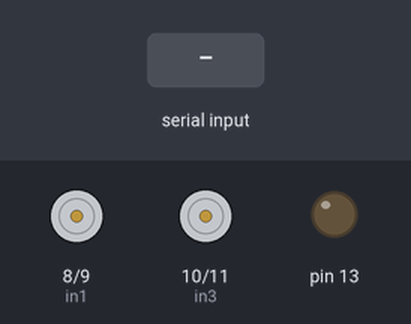
Simulated run of this sketch. Board: Arduino Uno, built with avr-gcc and run on an emulated ATmega328P. Parts: motor-driver pin pairs drawn as motors (green arrow = first pin HIGH = forward, orange = second pin HIGH = backward, longer = more drive), output pins drawn as LEDs (lit = HIGH). The inputs (shaded band) are chosen by the test bench.

Above: at 1.2 s.
1.3 s: "A" received over Serial
At 2.5 s:
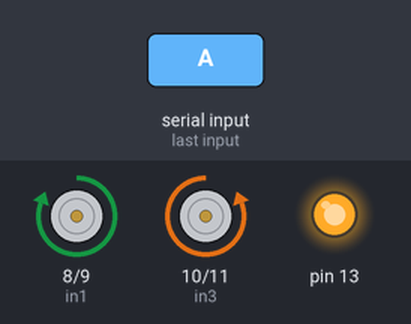
2.8 s: "D" received over Serial
At 3.6 s:
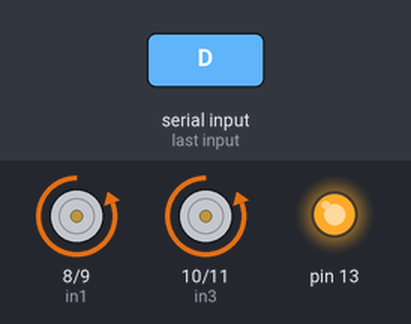
4.3 s: "B" received over Serial
At 4.8 s:
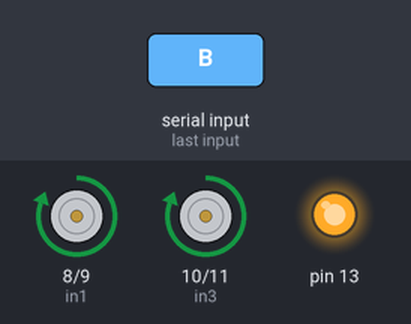
5.8 s: "C" received over Serial
At 7.1 s:
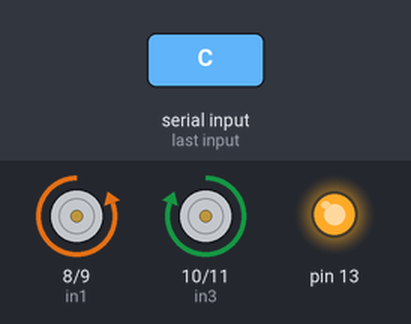
Timing chart, 0 to 8.3 s (numbered marks = the images above; inputs shaded):
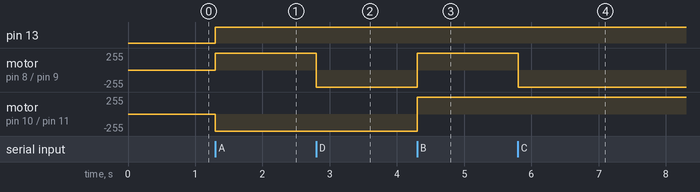

The sketch:

RcCar.ino
```cpp
// change the pinouts to the ones you are using;
#define in1 8
#define in2 9
#define in3 10
#define in4 11

char WheelMovement;

void setup() {
  pinMode(in1, OUTPUT);
  pinMode(in2, OUTPUT);
  pinMode(in3, OUTPUT);
  pinMode(in4, OUTPUT);
  pinMode(13, OUTPUT);
  Serial.begin(9600);  //Set the baud rate to your Bluetooth module.
}

void loop() {
  if (Serial.available() > 0) {
    WheelMovement = Serial.read();   // <-- Update only when data arrives
  }


switch (WheelMovement) {
    case 'A':

      digitalWrite(13, HIGH);
      digitalWrite(in1, HIGH);
      digitalWrite(in2, LOW);
      digitalWrite(in3, LOW);
      digitalWrite(in4, HIGH);
      break;

    case 'D':
      digitalWrite(in1, LOW);
      digitalWrite(in2, HIGH);
      digitalWrite(in3, LOW);
      digitalWrite(in4, HIGH);
      break;

    case 'B':
      digitalWrite(in1, HIGH);
      digitalWrite(in2, LOW);
      digitalWrite(in3, HIGH);
      digitalWrite(in4, LOW);
      break;

    case 'C':
      digitalWrite(in1, LOW);
      digitalWrite(in2, HIGH);
      digitalWrite(in3, HIGH);
      digitalWrite(in4, LOW);
      break;

  }
}
```

Measured:
- after the input at 1.3 s, pin 13: LOW → HIGH at once; motor on pin 8 (in1) / pin 9 (in2): stopped → forward 255/255 at once; motor on pin 10 (in3) / pin 11 (in4): stopped → backward 255/255 at once
- after the input at 2.8 s, motor on pin 8 (in1) / pin 9 (in2): forward 255/255 → backward 255/255 at once
- after the input at 4.3 s, motor on pin 8 (in1) / pin 9 (in2), motor on pin 10 (in3) / pin 11 (in4): backward 255/255 → forward 255/255 at once
- after the input at 5.8 s, motor on pin 8 (in1) / pin 9 (in2): forward 255/255 → backward 255/255 at once
